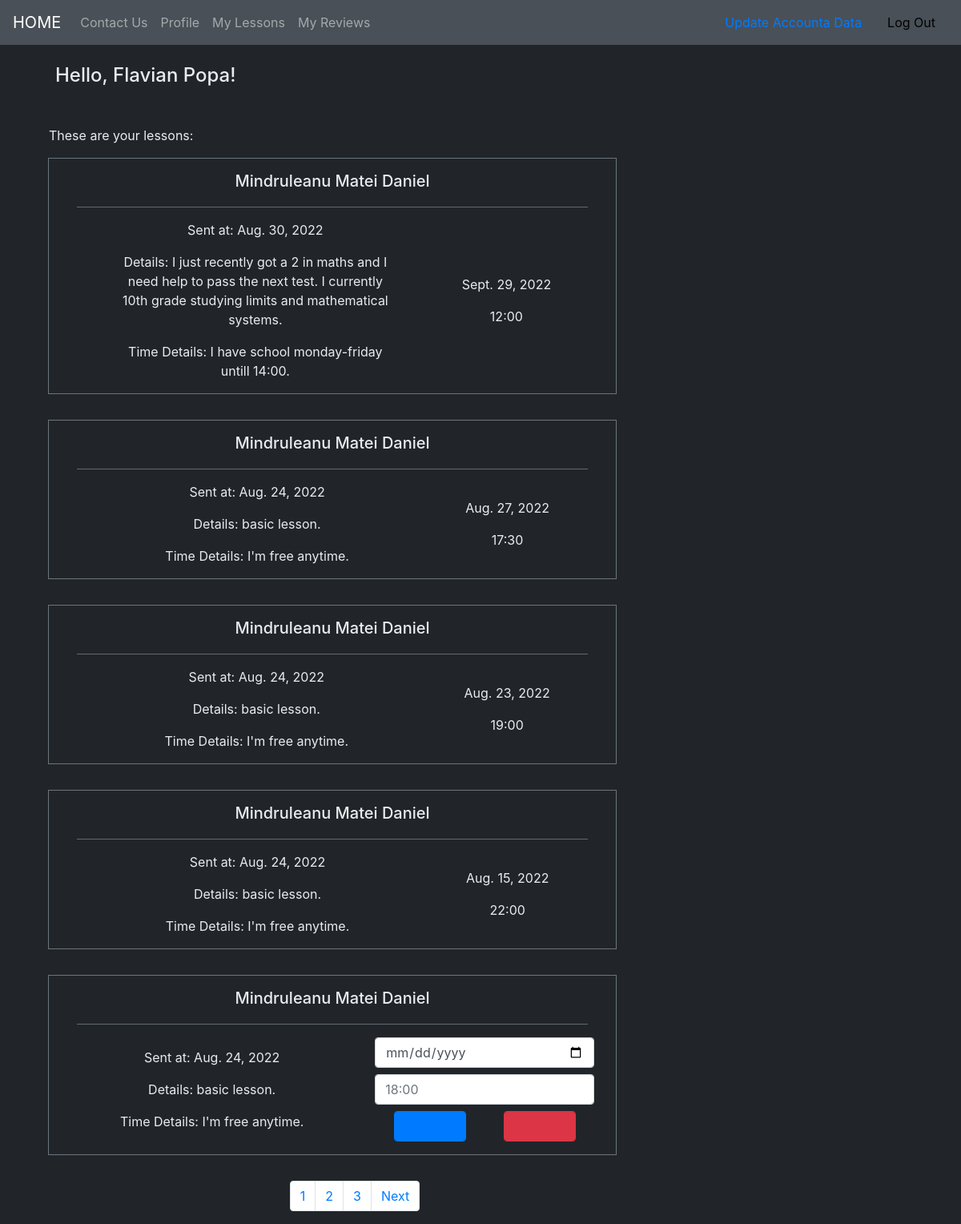
/lessons/t/9/ (signed in), run on the app's committed database.
### accounts/models.py (models this page shows, shortened)
class User(AbstractUser):
    phone_number = models.CharField(max_length=10,blank=False, validators=[phone_number_validator], unique=True)
    email = models.EmailField(unique=True)
    is_student = models.BooleanField(default=False)
    is_teacher = models.BooleanField(default=False)

### lessons/models.py (models this page shows, shortened)
class Lesson(models.Model):
    user = models.ForeignKey(User, on_delete=models.CASCADE)
    teacher = models.ForeignKey(Teacher, on_delete=models.CASCADE, null=True)
    sent_date = models.DateField(auto_now_add=True)
    accepted = models.BooleanField(default=False)
    planned_date = models.DateField(auto_now_add=False, null=True, blank=True)
    planned_time = models.CharField(max_length=164, null=True, blank=True)
    description = models.TextField()
    time_description = models.TextField(default="Sunt liber oricand.")
    class Meta:
        ordering = ["-sent_date"]

### lessons/views.py (the view, shortened to what this page needs)
# urls.py: path('t/<int:pk>/', views.TeacherLessons.as_view(), name='appending_lessons'),
@method_decorator([login_required, teacher_required], name='dispatch')
class TeacherLessons(generic.ListView):
    model = Lesson
    template_name = 'lessons/teacher_lessons_list.html'
    paginate_by = 5
    def get_queryset(self):
        queryset = super(TeacherLessons, self).get_queryset()
        queryset = queryset.filter(teacher=self.request.user.teacher)
        return queryset
    def get_context_data(self,**kwargs):
        context = super().get_context_data(**kwargs)
        context['teacher'] = self.request.user.teacher
        current_date  = datetime.datetime.now().date() + datetime.timedelta(days=2)
        context['current_date'] = str(current_date)
        return context

### lessons/templates/lessons/teacher_lessons_list.html (shortened to what this page needs)
{% extends "base.html" %}
{% block extra_css %}
    {% load static %}
    <link rel="stylesheet" type="text/css" href="{% static 'invicta/css/lessons_and_reviews.css' %}" >
{% endblock %}
{% block content %}
    <h4 class="list-title">Hello, {{user.first_name}} {{user.last_name}}!</h4>
    <p class="list-paragraph">These are your lessons:</p>
    <div class="col-md-8">
        {% for lesson in object_list  %}
            {% include "lessons/_teacher_lesson.html" %}
        {% endfor %}
        {% include "_pagination.html" %}
    </div>
{% endblock %}

### lessons/templates/lessons/_teacher_lesson.html (shortened to what this page needs)
{% load bootstrap_icons %}
<div class="lessons_list_div">
    <h3 class="lesson_title student-name-title">
        {{ lesson.user.first_name }} {{ lesson.user.last_name }}</p>
    </h3>
    <hr class="lesson_hr">
    <div class="lesson_info">
        <div class="student_lesson_left_side">
            <p>
                Sent at: {{ lesson.sent_date }}
            </p>
            <p>
                Details: {{ lesson.description }}
            </p>
            <p>
                Time Details: {{ lesson.time_description }}
            </p>
        </div>
        <div class="student_lesson_right_side">
            {% if lesson.accepted %}
                <p>
                    {{ lesson.planned_date }}
                </p>
                <p>
                    {{ lesson.planned_time }}
                </p>
            {% else %}
                <form method="POST" action="{% url 'lessons:appending_lessons' pk=teacher.pk %}">
                    <div class="form-group">
                        <input type="date" name="date" class="form-control mb-2"
                            placeholder="dd-mm-yyyy" value=""
                            min={{current_date}} max="2030-12-31">
                        <input type="text" name="time" class="form-control mb-2"
                            placeholder="18:00" value="">
                        <div class="form-answers">
                            <button class="btn-primary form-control" type="submit">
                            </button>
                            <a class="btn btn-danger form-control" href="{% url 'lessons:delete_lesson' pk=lesson.pk %}">
                            </a>
                        </div>
                    </div>
                </form>
            {% endif %}
        </div>
    </div>
</div>

### static/invicta/css/master.css (style rules this page uses)
body { background-color: #212529; color: #E9ECEF; }

### static/invicta/css/lessons_and_reviews.css (style rules this page uses)
.lessons_list_div { border : 1px solid #6C757D; margin-bottom: 2em; text-align: center; padding-top: 1em; }
.lesson_info { display: flex; justify-content: space-evenly; align-items: center; }
.lesson_title { margin-bottom: 1em; }
.student_lesson_left_side>p { text-align: center; align-items: center; }
.student_lesson_left_side { width: 50%; align-items: center; text-align: center; }
.list-title { margin: 1em 1em 2em 1em; }
.list-paragraph { font-size: 1em; margin-left: 1em; }
.lesson_hr { background-color: #6C757D; width: 90%; }
.form-answers { display: flex; align-items: center; justify-content: space-around; flex-direction: row; }
.form-answers>button, .form-answers>a { width: 33%; justify-content: center; }
.student-name-title { font-size: 1.25em; }

### data on the page
User: first_name "Flavian", last_name "Popa"
Lesson: user.first_name "Mindruleanu", user.last_name "Matei Daniel", sent_date "Aug. 30, 2022", description "I just recently got a 2 in maths and I need help to pass the next test. I currently 10th grade studying limits and mathematical systems.", time_description "I have school monday-friday untill 14:00.", planned_date "Sept. 29, 2022", planned_time "12:00"
Lesson: user.first_name "Mindruleanu", user.last_name "Matei Daniel", sent_date "Aug. 24, 2022", description "basic lesson.", time_description "I'm free anytime.", planned_date "Aug. 27, 2022", planned_time "17:30"
Lesson: user.first_name "Mindruleanu", user.last_name "Matei Daniel", sent_date "Aug. 24, 2022", description "basic lesson.", time_description "I'm free anytime.", planned_date "Aug. 23, 2022", planned_time "19:00"
Lesson: user.first_name "Mindruleanu", user.last_name "Matei Daniel", sent_date "Aug. 24, 2022", description "basic lesson.", time_description "I'm free anytime.", planned_date "Aug. 15, 2022", planned_time "22:00"
Lesson: user.first_name "Mindruleanu", user.last_name "Matei Daniel", sent_date "Aug. 24, 2022", description "basic lesson.", time_description "I'm free anytime."

### other printed values
{{ number }} "1" "2" "3"
